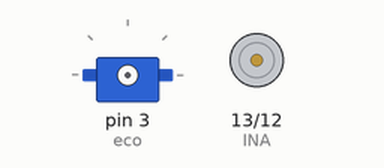
This sketch was run on a simulated Arduino Uno, built with avr-gcc and run on an emulated ATmega328P. Shown: servo, motor-driver pin pairs drawn as motors (green arrow = first pin HIGH = forward, orange = second pin HIGH = backward, longer = more drive, scaled by the enable pin).

Above: at 0.1 s.
At 2.1 s:
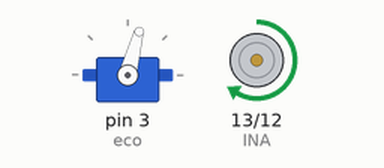
At 37.1 s:
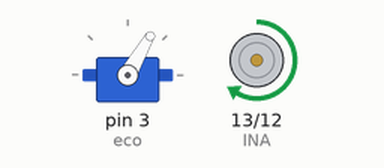
Timing chart, 0 to 38.6 s (numbered marks = the images above):
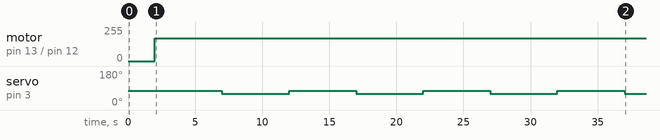

Measured:
- by itself, motor on pin 13 (INA) / pin 12 (INB): stopped → forward 170/255 at 2.0 s
- by itself, servo on pin 3 (eco): alternates 75° for 5.0 s and 60° for 5.0 s

The sketch:

master.ino
```cpp
#include <Servo.h>

int ENA = 11;
int INA = 13;
int INB = 12;
int velocidad = 170; // Velocidad del motor que va de 0 a 255
int distancia;
int trig =2;
int eco=3;
int duracion;
int cont;
int servo = 3;
Servo direccion;


void setup() {
    pinMode(velocidad, OUTPUT);
    pinMode(INA, OUTPUT);
    pinMode(INB, OUTPUT);
    pinMode(trig, OUTPUT);
    pinMode(eco, INPUT);
    //Serial.begin(9600);
    delay(2000); // Que tarde 2 segundos en empezar el programa
    recto();
}

   void loop() {
    //if(distancia <=20 && distancia >=0){
    //    detener();
    //    }
    //    else {
    //    delay(2000);
    //    angulogiro(27);
    //    adelante();
    //   }
    //delay(1000);
    while(cont < 4){
      cont ++;
      adelante();
      delay(5000);
      derecha();
      delay(5000);
      recto();
    }
    detener();
   }


/*
A este código le hace falta confirmar que los pines INA e INB estén bien asignados, de lo contrario
las funciones adelante y atrás estarán invertidas; para resolver esto solo inviertan los pines
de INA e INB que se encuentra hasta arriba del código.

Este código también es para probar la mecánica, en teoría el carro debería terminar justo donde comenzó;
en caso de que no entonces es porque la dirección no está totalmente derecha, o los engranajes se están
barriendo (se cree que cuando el encoder se incluya al programa, no importará si los engranes se barren,
favor de confirmar este dato).
*/
```

control_motor.ino
```cpp
//Función para ir hacia adelante
void adelante(){
   analogWrite(ENA,velocidad);
   digitalWrite(INA,HIGH);
   digitalWrite(INB,LOW);
}

//Función para ir hacia atrás
void atras(){
    analogWrite(ENA,velocidad);
    digitalWrite(INA,LOW);
    digitalWrite(INB,HIGH);
}

//Función para detener el carro totalmente
void detener(){
    analogWrite(ENA,0);
    digitalWrite(INA,LOW);
    digitalWrite(INB,LOW);
}
```

servo.ino
```cpp
#include <Servo.h>;
void derecha(){
  direccion.attach(servo);
  direccion.write(60);
}

void izquierda(){
  direccion.attach(servo);
  direccion.write(85);
}

void recto(){
  direccion.attach(servo);
  direccion.write(75);
}
```

ultrasonico.ino
```cpp
void ultrasonico() {
  digitalWrite(trig,HIGH);
  delay(1);
   digitalWrite(trig,LOW);
  duracion=pulseIn(eco,HIGH);
  distancia=duracion/58.2;
  Serial.println(distancia );
  delay(500);
}
```
